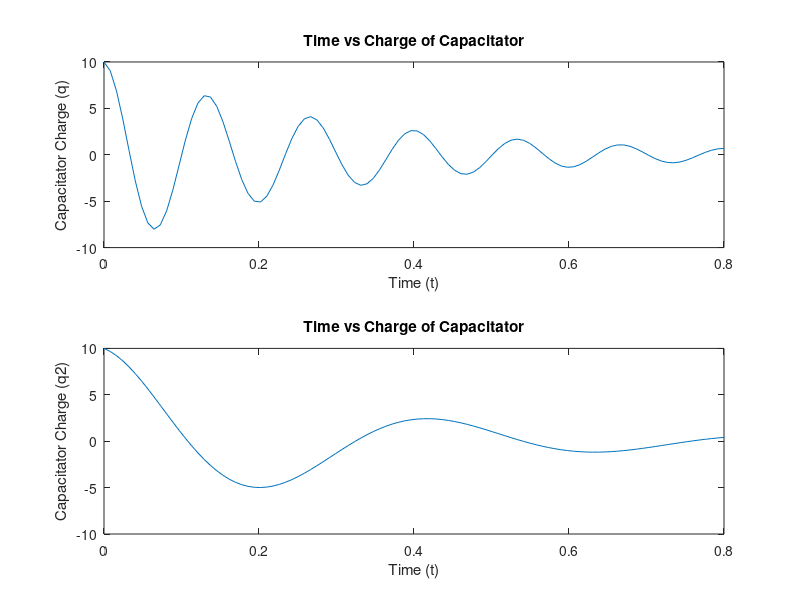

Source code (MATLAB):
%  q(t)=q0e?Rt/(2L)cos(1LC?(R2L)2????????????t)
q0 = 10;
R = 60;
L = 9;
C = 0.00005;
t0 = 0;
t8 = 0.8;
% q1 = q0*exp(1)^((-R*t0)/(2*L))*cos((sqrt((1/L*C)-((R/(2*L))^2))*t0));
% q2 = q0*exp(1)^((-R*t8)/(2*L))*cos((sqrt((1/L*C)-((R/(2*L))^2))*t8));
t = linspace(0,0.8,100)
% q = q0*exp(1).^((-R*t)/(2*L)).*cos((sqrt((1/L*C)-((R/(2*L))^2))*t)); 

q = q0*exp(-R*t/(2*L)).*cos(sqrt(1/(L*C)-(R/(2*L))^2)*t)
subplot(2,1,1)
plot(t,q)
xlabel('Time (t)')
ylabel('Capacitator Charge (q)')
title('Time vs Charge of Capacitator')



q2 = q0*exp(-R*t/(2*L)).*cos(sqrt(1/(L*C*10)-(R/(2*L))^2)*t)
subplot(2,1,2)
plot(t,q2)
xlabel('Time (t)')
ylabel('Capacitator Charge (q2)')
title('Time vs Charge of Capacitator')